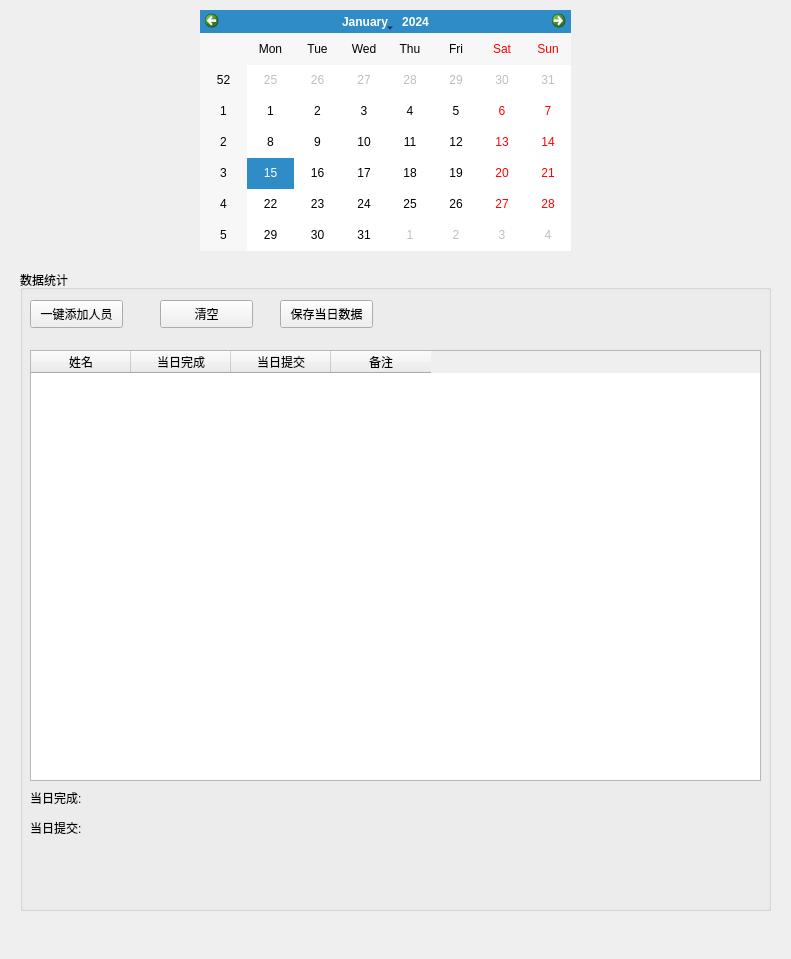
<?xml version="1.0" encoding="UTF-8"?>
<ui version="4.0">
 <class>Form</class>
 <widget class="QWidget" name="Form">
  <property name="geometry">
   <rect>
    <x>0</x>
    <y>0</y>
    <width>791</width>
    <height>959</height>
   </rect>
  </property>
  <property name="windowTitle">
   <string>Form</string>
  </property>
  <widget class="QGroupBox" name="Box_Data">
   <property name="geometry">
    <rect>
     <x>20</x>
     <y>270</y>
     <width>751</width>
     <height>641</height>
    </rect>
   </property>
   <property name="title">
    <string>数据统计</string>
   </property>
   <widget class="QTableWidget" name="tableWidget">
    <property name="geometry">
     <rect>
      <x>10</x>
      <y>80</y>
      <width>731</width>
      <height>431</height>
     </rect>
    </property>
    <attribute name="verticalHeaderVisible">
     <bool>true</bool>
    </attribute>
    <column>
     <property name="text">
      <string>姓名</string>
     </property>
    </column>
    <column>
     <property name="text">
      <string>当日完成</string>
     </property>
    </column>
    <column>
     <property name="text">
      <string>当日提交</string>
     </property>
    </column>
    <column>
     <property name="text">
      <string>备注</string>
     </property>
    </column>
   </widget>
   <widget class="QPushButton" name="onekey_add">
    <property name="geometry">
     <rect>
      <x>10</x>
      <y>30</y>
      <width>93</width>
      <height>28</height>
     </rect>
    </property>
    <property name="text">
     <string>一键添加人员</string>
    </property>
   </widget>
   <widget class="QPushButton" name="Buuton_clear">
    <property name="geometry">
     <rect>
      <x>140</x>
      <y>30</y>
      <width>93</width>
      <height>28</height>
     </rect>
    </property>
    <property name="text">
     <string>清空</string>
    </property>
   </widget>
   <widget class="QLabel" name="label_1">
    <property name="geometry">
     <rect>
      <x>10</x>
      <y>520</y>
      <width>291</width>
      <height>16</height>
     </rect>
    </property>
    <property name="text">
     <string>当日完成: </string>
    </property>
   </widget>
   <widget class="QLabel" name="label_2">
    <property name="geometry">
     <rect>
      <x>10</x>
      <y>550</y>
      <width>291</width>
      <height>16</height>
     </rect>
    </property>
    <property name="text">
     <string>当日提交: </string>
    </property>
   </widget>
   <widget class="QPushButton" name="Buuton_save">
    <property name="geometry">
     <rect>
      <x>260</x>
      <y>30</y>
      <width>93</width>
      <height>28</height>
     </rect>
    </property>
    <property name="text">
     <string>保存当日数据</string>
    </property>
   </widget>
  </widget>
  <widget class="QCalendarWidget" name="calendar">
   <property name="geometry">
    <rect>
     <x>200</x>
     <y>10</y>
     <width>371</width>
     <height>241</height>
    </rect>
   </property>
  </widget>
 </widget>
 <resources/>
 <connections/>
</ui>
